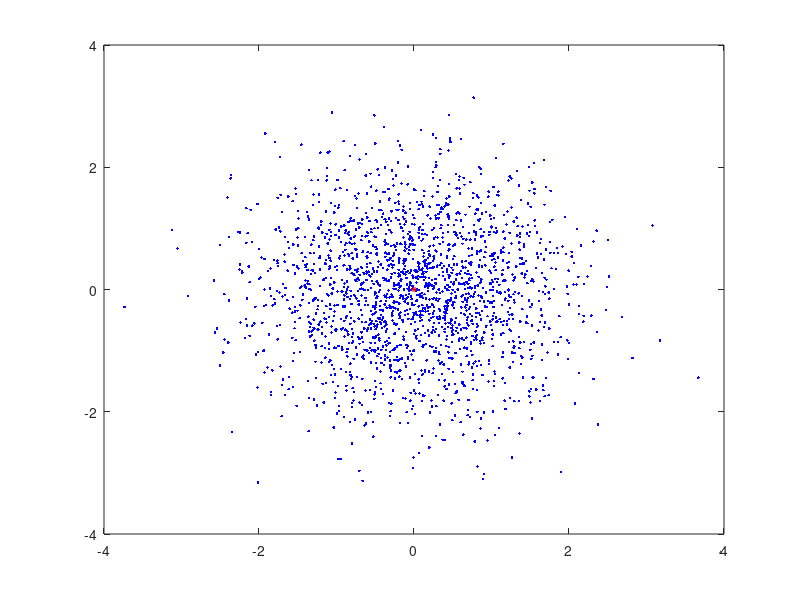
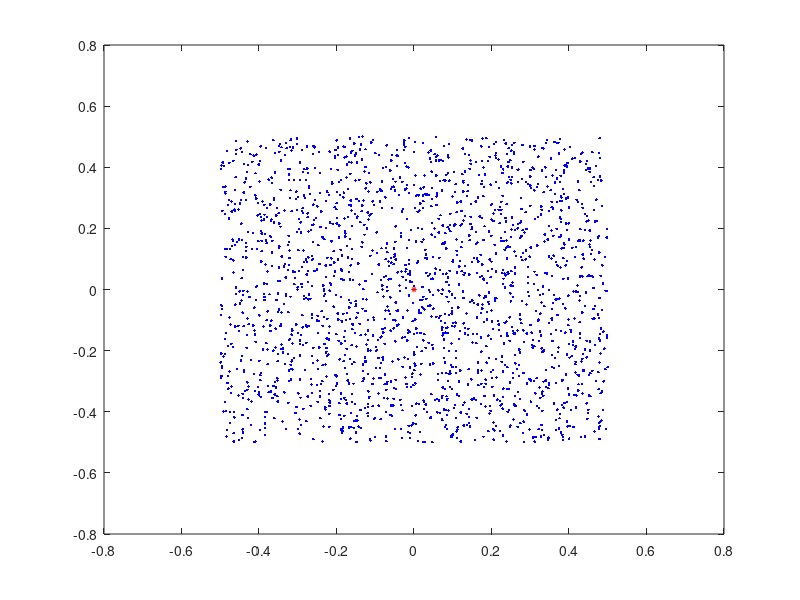

Source code (MATLAB) for these figures, in order:
% function y = nm_dist(size)
Mu = [0  0]';%均值，也就是数据的中心，控制生成点的总体位置
Sigma = [1 0 ; 0 1];
p = mvnrnd( [0,0]', [1, 0; 0, 1], 100000);
plot( p(1:2000,1), p(1:2000,2), 'b.', Mu(1), Mu(2), 'r*', 'MarkerSize', 4 );

x=find( max(abs(p),[],2) <= 0.5 );
x = p(x,:);
size(x)
figure(2);
plot(x(1:2000,1),x(1:2000,2),'b.',Mu(1),Mu(2),'r*','MarkerSize',4);
% csvwrite('bounded_normal_dist.csv', p(x,:));
